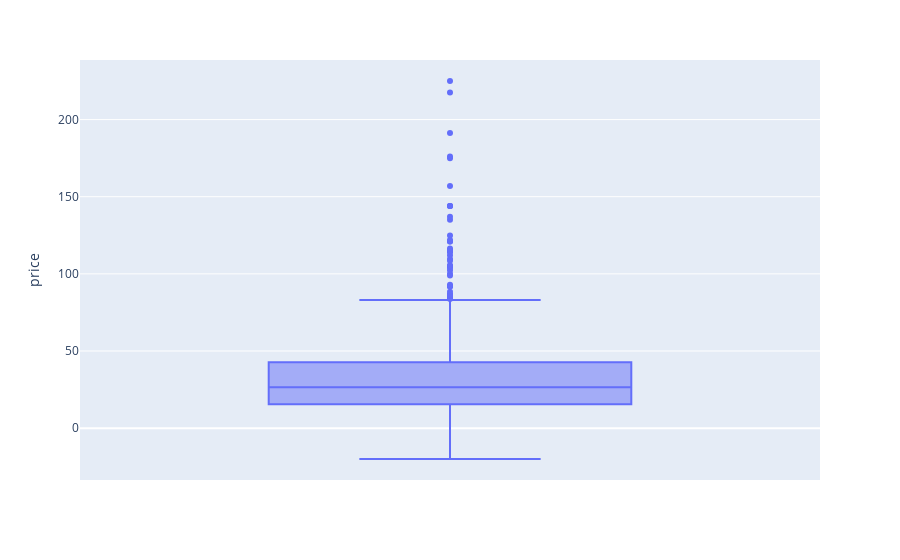

Notebook source saved alongside this figure:
### Code cell
#Autre méthode avec plotly express
# Créer une boîte à moustaches de la répartition des prix
fig = px.box(df_final, y='price')

# Afficher la figure
fig.show()

### Figure 1 — Plotly figure (JSON) as saved in the notebook; plotly's stock layout.template omitted (floating-point values rounded to 4 significant figures; data arrays with more than 128 entries replaced by an {"elided": "..."} marker saying what was removed)
{"data": [{"alignmentgroup": "True", "hovertemplate": "price=%{y}<extra></extra>", "legendgroup": "", "marker": {"color": "#636efa"}, "name": "", "notched": false, "offsetgroup": "", "orientation": "v", "showlegend": false, "type": "box", "x0": " ", "xaxis": "x", "y": {"elided": "985 float values"}, "y0": " ", "yaxis": "y"}], "layout": {"autosize": true, "boxmode": "group", "legend": {"tracegroupgap": 0}, "margin": {"t": 60}, "xaxis": {"anchor": "y", "autorange": true, "domain": [0, 1], "range": [-0.5, 0.5], "type": "category"}, "yaxis": {"anchor": "x", "autorange": true, "domain": [0, 1], "range": [-33.61, 238.6], "title": {"text": "price"}, "type": "linear"}}}
